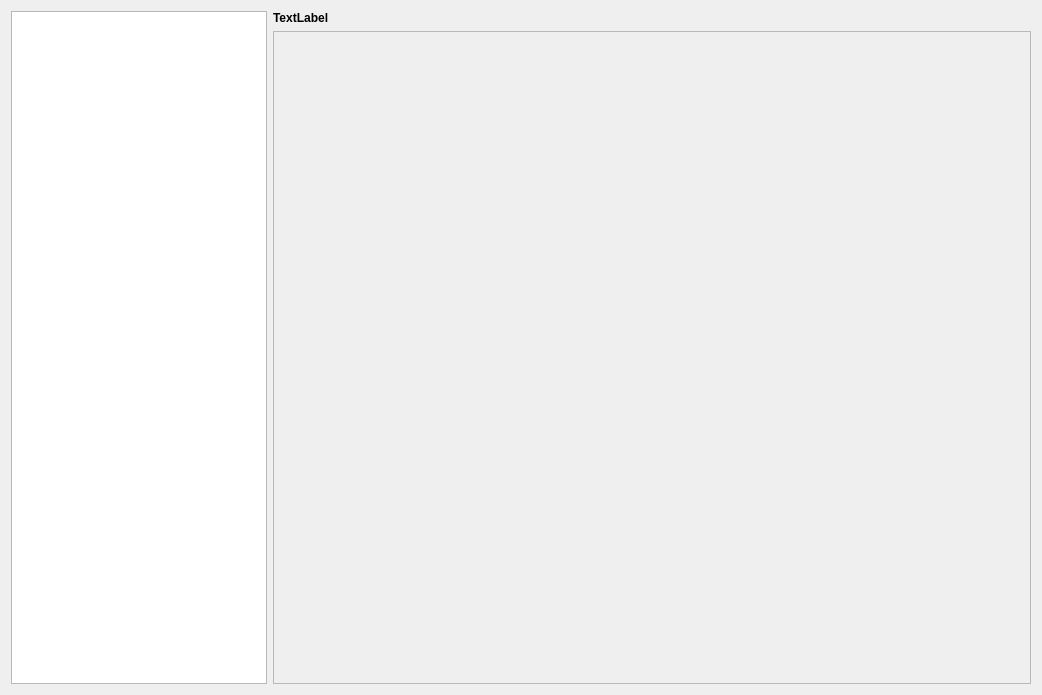
<?xml version="1.0" encoding="UTF-8"?>
<ui version="4.0">
 <class>OptionsWindow</class>
 <widget class="QWidget" name="OptionsWindow">
  <property name="geometry">
   <rect>
    <x>0</x>
    <y>0</y>
    <width>1042</width>
    <height>695</height>
   </rect>
  </property>
  <property name="minimumSize">
   <size>
    <width>800</width>
    <height>400</height>
   </size>
  </property>
  <property name="windowTitle">
   <string>Options</string>
  </property>
  <layout class="QHBoxLayout" name="horizontalLayout">
   <item>
    <widget class="QListWidget" name="listOptions">
     <property name="sizePolicy">
      <sizepolicy hsizetype="Preferred" vsizetype="Expanding">
       <horstretch>0</horstretch>
       <verstretch>0</verstretch>
      </sizepolicy>
     </property>
     <property name="sortingEnabled">
      <bool>false</bool>
     </property>
    </widget>
   </item>
   <item>
    <layout class="QVBoxLayout" name="horizontalLayout_2">
     <item>
      <widget class="QLabel" name="labelOption">
       <property name="sizePolicy">
        <sizepolicy hsizetype="Expanding" vsizetype="Preferred">
         <horstretch>0</horstretch>
         <verstretch>0</verstretch>
        </sizepolicy>
       </property>
       <property name="font">
        <font>
         <weight>75</weight>
         <bold>true</bold>
        </font>
       </property>
       <property name="text">
        <string>TextLabel</string>
       </property>
      </widget>
     </item>
     <item>
      <widget class="QScrollArea" name="scrollArea">
       <property name="focusPolicy">
        <enum>Qt::NoFocus</enum>
       </property>
       <property name="sizeAdjustPolicy">
        <enum>QAbstractScrollArea::AdjustToContents</enum>
       </property>
       <property name="widgetResizable">
        <bool>true</bool>
       </property>
       <widget class="QWidget" name="scrollAreaWidgetContents">
        <property name="geometry">
         <rect>
          <x>0</x>
          <y>0</y>
          <width>748</width>
          <height>641</height>
         </rect>
        </property>
        <layout class="QVBoxLayout" name="layoutWidgets">
         <property name="spacing">
          <number>0</number>
         </property>
         <property name="leftMargin">
          <number>0</number>
         </property>
         <property name="topMargin">
          <number>0</number>
         </property>
         <property name="rightMargin">
          <number>0</number>
         </property>
         <property name="bottomMargin">
          <number>0</number>
         </property>
        </layout>
       </widget>
      </widget>
     </item>
    </layout>
   </item>
  </layout>
 </widget>
 <resources/>
 <connections/>
</ui>
